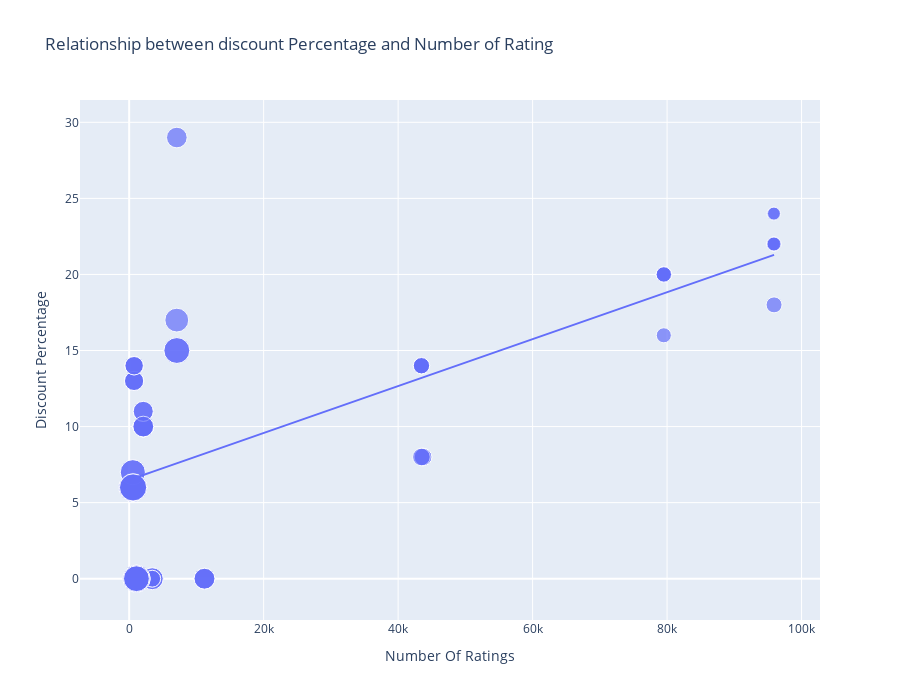

Notebook code for this chart:
### Code cell
figure = px.scatter(data_frame = data, x = "Number Of Ratings",
                    y = "Discount Percentage",size = "Sale Price",trendline = "ols",
                    title = "Relationship between discount Percentage and Number of Rating", width=900, height=700)
figure.show()

### Figure 1 — Plotly figure (JSON) as saved in the notebook; plotly's stock layout.template omitted (floating-point values rounded to 4 significant figures)
{"data": [{"hovertemplate": "Number Of Ratings=%{x}<br>Discount Percentage=%{y}<br>Sale Price=%{marker.size}<extra></extra>", "legendgroup": "", "marker": {"color": "#636efa", "size": [49900, 84900, 84900, 77000, 77000, 49900, 49900, 77000, 89900, 41999, 39999, 41999, 41999, 41999, 131900, 117100, 131900, 117100, 74999, 117900, 117100, 117900, 99900, 44999, 140900, 130900, 64900, 120900, 59900, 75900, 110900, 130900, 120900, 64900, 64900, 75900, 75900, 120900, 59900, 120900, 75900, 140900, 70900, 70900, 75900, 59900, 110900, 120900, 130900, 130900, 54999, 54999, 29999, 34999, 34999, 34999, 54999, 29999, 46999, 46999, 46999, 46999], "sizemode": "area", "sizeref": 352.2, "symbol": "circle"}, "mode": "markers", "name": "", "orientation": "v", "showlegend": false, "type": "scatter", "x": [3431, 3431, 3431, 11202, 11202, 3431, 3431, 11202, 1454, 79512, 79512, 79582, 79512, 79512, 1078, 1078, 1078, 1078, 7088, 7088, 1078, 7088, 7081, 95909, 542, 580, 740, 545, 740, 2101, 545, 580, 580, 730, 730, 2101, 2101, 580, 740, 580, 2092, 545, 2101, 2092, 2101, 740, 545, 580, 580, 580, 43707, 43707, 95807, 95909, 95807, 95909, 43470, 95909, 43470, 43470, 43470, 43470], "xaxis": "x", "y": [0, 0, 0, 0, 0, 0, 0, 0, 0, 20, 16, 20, 20, 20, 0, 0, 0, 0, 29, 15, 0, 15, 17, 18, 6, 6, 13, 6, 14, 10, 7, 6, 6, 13, 13, 10, 10, 6, 14, 6, 10, 6, 11, 11, 10, 14, 7, 6, 6, 6, 8, 8, 24, 22, 22, 22, 8, 24, 14, 14, 14, 14], "yaxis": "y"}, {"hovertemplate": "<b>OLS trendline</b><br>Discount Percentage = 0.000154292 * Number Of Ratings + 6.49233<br>R<sup>2</sup>=0.468988<br><br>Number Of Ratings=%{x}<br>Discount Percentage=%{y} <b>(trend)</b><extra></extra>", "legendgroup": "", "marker": {"color": "#636efa", "symbol": "circle"}, "mode": "lines", "name": "", "showlegend": false, "type": "scatter", "x": [542, 545, 545, 545, 545, 580, 580, 580, 580, 580, 580, 580, 580, 730, 730, 740, 740, 740, 740, 1078, 1078, 1078, 1078, 1078, 1454, 2092, 2092, 2101, 2101, 2101, 2101, 2101, 3431, 3431, 3431, 3431, 3431, 7081, 7088, 7088, 7088, 11202, 11202, 11202, 43470, 43470, 43470, 43470, 43470, 43707, 43707, 79512, 79512, 79512, 79512, 79582, 95807, 95807, 95909, 95909, 95909, 95909], "xaxis": "x", "y": [6.576, 6.576, 6.576, 6.576, 6.576, 6.582, 6.582, 6.582, 6.582, 6.582, 6.582, 6.582, 6.582, 6.605, 6.605, 6.607, 6.607, 6.607, 6.607, 6.659, 6.659, 6.659, 6.659, 6.659, 6.717, 6.815, 6.815, 6.816, 6.816, 6.816, 6.816, 6.816, 7.022, 7.022, 7.022, 7.022, 7.022, 7.585, 7.586, 7.586, 7.586, 8.221, 8.221, 8.221, 13.2, 13.2, 13.2, 13.2, 13.2, 13.24, 13.24, 18.76, 18.76, 18.76, 18.76, 18.77, 21.27, 21.27, 21.29, 21.29, 21.29, 21.29], "yaxis": "y"}], "layout": {"height": 700, "legend": {"itemsizing": "constant", "tracegroupgap": 0}, "title": {"text": "Relationship between discount Percentage and Number of Rating"}, "width": 900, "xaxis": {"anchor": "y", "domain": [0, 1], "title": {"text": "Number Of Ratings"}}, "yaxis": {"anchor": "x", "domain": [0, 1], "title": {"text": "Discount Percentage"}}}}
